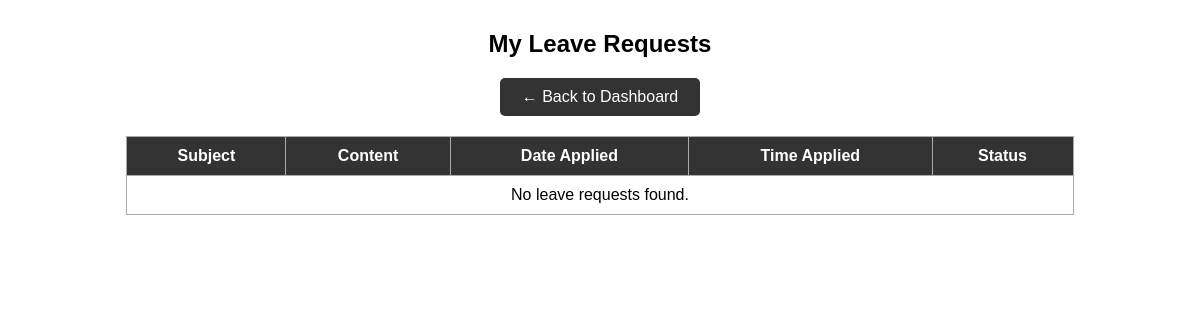
The page /student_leaveview/ (signed in) on the database as committed earlier.
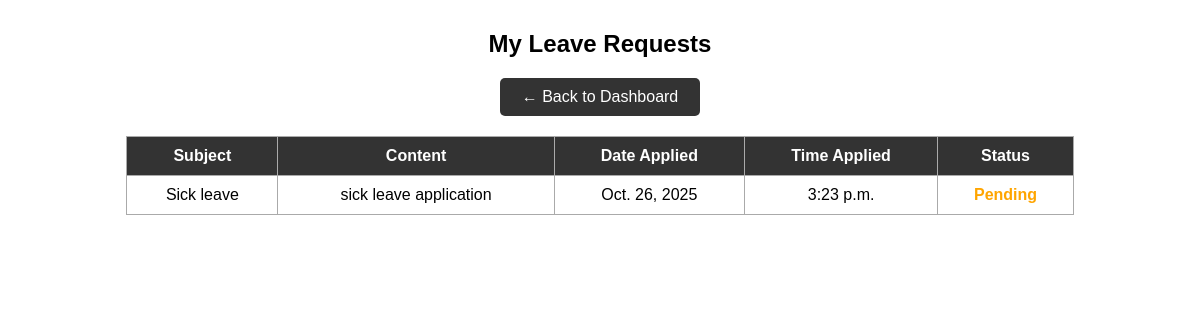
The same page on the database as committed later.
### lmsapp/models.py (models this page shows, shortened)
class leave(models.Model):
    student = models.ForeignKey(student, on_delete=models.CASCADE)
    subject = models.CharField(max_length=100)
    content = models.TextField()
    date_applied = models.DateField(auto_now_add=True)
    time_applied = models.TimeField(auto_now_add=True)
    status = models.CharField(max_length=20, default='Pending')

### lmsapp/views.py (the view)
# urls.py: path('student_leaveview/', views.student_leaveview, name='student_leaveview'),
def student_leaveview(request):
    current_student = student.objects.get(id=request.session['id'])
    leaves = leave.objects.filter(student=current_student)
    return render(request, 'student_leaveview.html', {'leaves': leaves})

### templates/student_leaveview.html (shortened to what this page needs)
<!DOCTYPE html>
<html lang="en">
<head>
</head>
<body>
    <h2>My Leave Requests</h2>
    <a href="{% url 'studentdashboard' %}" class="back-btn">← Back to Dashboard</a>
    <table>
        <tr>
            <th>Subject</th>
            <th>Content</th>
            <th>Date Applied</th>
            <th>Time Applied</th>
            <th>Status</th>
        </tr>
        {% for leave in leaves %}
        <tr>
            <td>{{ leave.subject }}</td>
            <td>{{ leave.content }}</td>
            <td>{{ leave.date_applied }}</td>
            <td>{{ leave.time_applied }}</td>
            <td>
                {% if leave.status == "Approved" %}
                    <span class="status-approved">Approved</span>
                {% elif leave.status == "Rejected" %}
                    <span class="status-rejected">Rejected</span>
                {% else %}
                    <span class="status-pending">Pending</span>
                {% endif %}
            </td>
        </tr>
        {% empty %}
        <tr>
            <td colspan="5">No leave requests found.</td>
        </tr>
        {% endfor %}
    </table>
</body>
</html>

Rows that differ between the two databases and show on the page:
added leave: subject "Sick leave", content "sick leave application", date_applied "Oct. 26, 2025", time_applied "3:23 p.m.", status "Pending"
Other text that changed with them:
text no longer shown: "No leave requests found."
